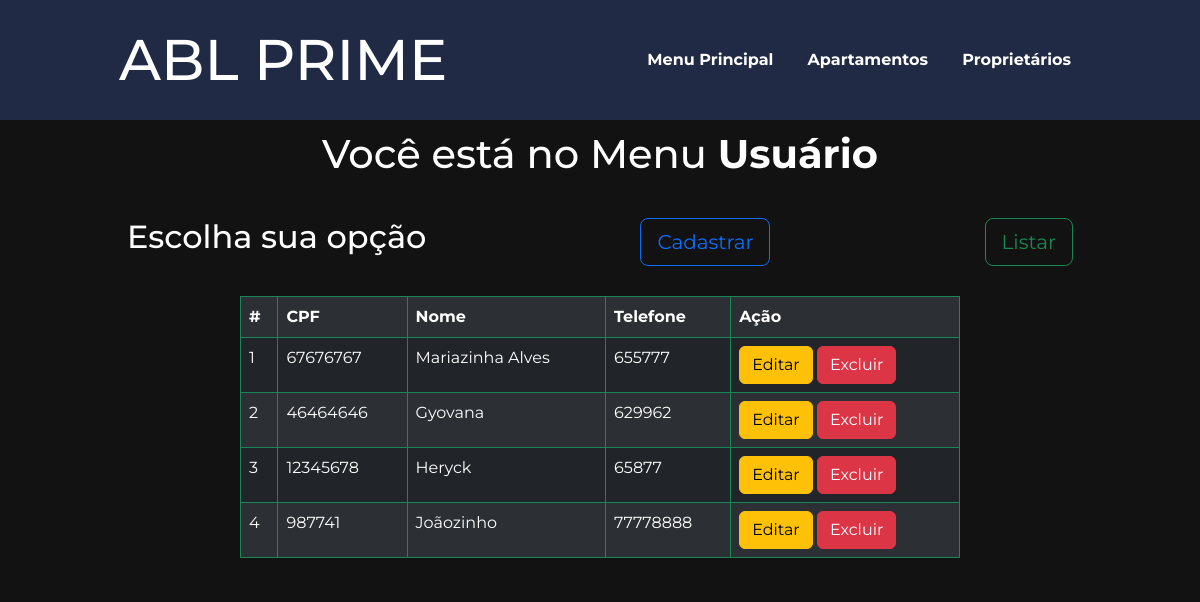
Screenshot of /usuario.php?page=listar with the database file from the repository.
### tables this page shows
CREATE TABLE `usuario` (
  `CPF` int(11) NOT NULL,
  `nome` varchar(45) NOT NULL,
  `tel1` int(11) NOT NULL
);

### operacoes-usuario/lista-usuario.php (the view, shortened to what this page needs)
<?php
$result = mysqli_query($mysqli, "SELECT * FROM usuario ORDER BY CPF DESC");
$rows_table = $result->num_rows;
if ($rows_table > 0) {
    print "<div class=cont-tab>";
    print "<table id='tabela-apt1' class='table table-dark table hover table-striped table-bordered border-success'>";
    print "<tr>";
    print "<th>#</th>";
    print "<th>CPF </th>";
    print "<th>Nome </th>";
    print "<th>Telefone </th>";
    print "<th>Ação</th>";
    print "</tr>";
    $cont = 1;
    while ($row = $result->fetch_object()) {
        print "<tr>";
        print "<td>" . $cont . "</td>";
        print "<td>" . $row->CPF . "</td>";
        print "<td>" . $row->nome . "</td>";
        print "<td>" . $row->tel1 . "</td>";
        print "<td><button onclick=\"location.href='?page=editar&CPF=" . $row->CPF . "';\" type='button' class='btn btn-warning'>Editar</button>
                <button onclick=\"if(confirm('Tem certeza que deseja excluir?')){location.href='?page=salvar&acao=excluir&CPF=" . $row->CPF . "';}else{false;} \" type='button' class='btn btn-danger'>Excluir</button></td>";
        print "</tr>";
        print "</div>";
        $cont++;
    }
} else {
    print "<script>alert('Não foram encontrados usuários cadastrados na base de dados')</script>";
    print "<script> location.href='?page=cadastro'; </script>";
}
?>

### style.css (style rules this page uses)
* { font-family: 'Montserrat', sans-serif; }
html, body, form { margin: 0; padding: 0; box-sizing: border-box; color: white; background-color: #121212; }
button { font-weight: bold; }
#tabela-apt1 { width: 60vw; }
.cont-tab { display: flex; justify-content: center; background-color: #121212; }

### rows the page displays
usuario: CPF "67676767", nome "Mariazinha Alves", tel1 "655777"
usuario: CPF "46464646", nome "Gyovana", tel1 "629962"
usuario: CPF "12345678", nome "Heryck", tel1 "65877"
usuario: CPF "987741", nome "Joãozinho", tel1 "77778888"
